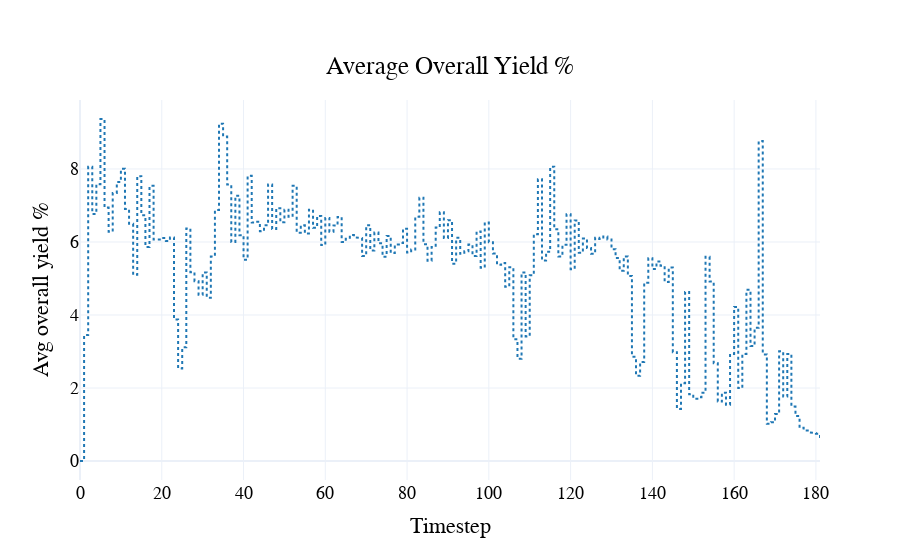

Notebook source saved alongside this figure:
### Code cell
fig = visualizations.plot_avg_overall_yield(
    df
)
pio.show(fig)

### Figure 1 — Plotly figure (JSON) as saved in the notebook; plotly's stock layout.template omitted (floating-point values rounded to 4 significant figures; data arrays with more than 128 entries replaced by an {"elided": "..."} marker saying what was removed)
{"data": [{"line": {"color": "#1f77b4", "dash": "dot"}, "name": "Avg overall yield %", "type": "scatter", "x": {"elided": "1268 int values"}, "y": {"elided": "1268 float values"}}], "layout": {"font": {"color": "black", "family": "Arial", "size": 18}, "hovermode": "x unified", "legend": {"orientation": "h", "x": 0.5, "xanchor": "center", "y": -0.5, "yanchor": "bottom"}, "paper_bgcolor": "rgba(255, 255, 255, 1)", "plot_bgcolor": "rgba(255, 255, 255, 1)", "title": {"text": "Average Overall Yield %", "x": 0.5, "xanchor": "center", "y": 0.9, "yanchor": "top"}, "xaxis": {"title": {"text": "Timestep"}}, "yaxis": {"title": {"text": "Avg overall yield %"}}}}
